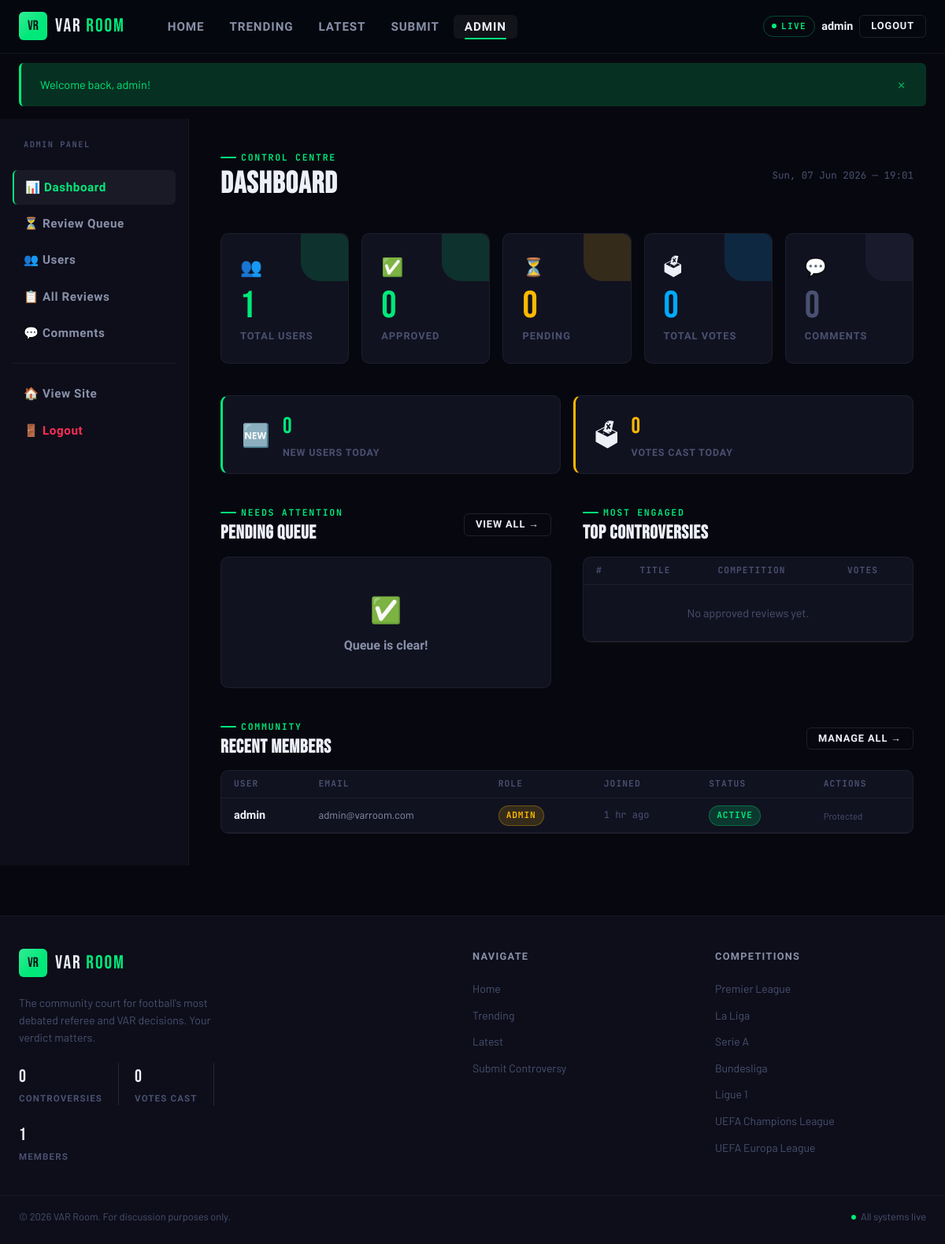
/admin/index.php (signed in), run on the app's committed database.
### tables this page shows
CREATE TABLE IF NOT EXISTS users (
    id            INT UNSIGNED AUTO_INCREMENT PRIMARY KEY,
    username      VARCHAR(50)  NOT NULL UNIQUE,
    email         VARCHAR(150) NOT NULL UNIQUE,
    password_hash VARCHAR(255) NOT NULL,
    avatar        VARCHAR(255) DEFAULT 'default_avatar.png',
    role          ENUM('user','moderator','admin') DEFAULT 'user',
    is_banned     TINYINT(1)   DEFAULT 0,
    created_at    TIMESTAMP    DEFAULT CURRENT_TIMESTAMP,
    last_login    TIMESTAMP    NULL
);

### config/db.php (called while the page is built, shortened)
<?php
function db(): PDO {
    static $pdo = null;
    if ($pdo === null) {
        $dsn     = "mysql:host=" . DB_HOST . ";dbname=" . DB_NAME . ";charset=" . DB_CHARSET;
        $options = [
            PDO::ATTR_ERRMODE            => PDO::ERRMODE_EXCEPTION,
            PDO::ATTR_DEFAULT_FETCH_MODE => PDO::FETCH_ASSOC,
            PDO::ATTR_EMULATE_PREPARES   => false,
        ];
        try {
            $pdo = new PDO($dsn, DB_USER, DB_PASS, $options);
        } catch (PDOException $e) {
            error_log('[VAR ROOM DB] ' . $e->getMessage());
            http_response_code(500);
            die(json_encode(['success' => false, 'error' => 'Database connection failed.']));
        }
    }
    return $pdo;
}
function db_fetch_all(string $sql, array $p = []): array {
    $s = db()->prepare($sql); $s->execute($p); return $s->fetchAll();
}

### admin/index.php (the view, shortened to what this page needs)
<?php
require_once __DIR__ . '/../config/db.php';
require_once __DIR__ . '/../includes/functions.php';
$pending = db_fetch_all("
    SELECT mr.*, u.username AS author
    FROM match_reviews mr
    JOIN users u ON mr.user_id = u.id
    WHERE mr.status = 'pending'
    ORDER BY mr.created_at DESC
    LIMIT 8
");
$recent_users = db_fetch_all("
    SELECT id, username, email, role, is_banned, created_at
    FROM users
    ORDER BY created_at DESC
    LIMIT 8
");
$top_reviews = db_fetch_all("
    SELECT mr.id, mr.title, mr.match_name, mr.competition,
           COUNT(v.id) AS total_votes,
           SUM(v.vote_type='correct') AS correct_votes,
           SUM(v.vote_type='wrong')   AS wrong_votes
    FROM match_reviews mr
    LEFT JOIN votes v ON mr.id = v.review_id
    WHERE mr.status = 'approved'
    GROUP BY mr.id
    ORDER BY total_votes DESC
    LIMIT 5
");
require_once __DIR__ . '/../includes/header.php';
?>
<div class="admin-layout">
  <aside class="admin-sidebar">
    <div style="font-family:var(--font-mono);font-size:.65rem;font-weight:700;letter-spacing:.14em;text-transform:uppercase;color:var(--text-muted);margin-bottom:var(--space-lg);padding-left:14px;">
      Admin Panel
    </div>
    <nav>
      <a href="<?= SITE_URL ?>/admin/index.php"    class="admin-nav-item active">📊 Dashboard</a>
      <a href="<?= SITE_URL ?>/admin/moderate.php" class="admin-nav-item">
        ⏳ Review Queue
      </a>
      <a href="<?= SITE_URL ?>/admin/users.php"    class="admin-nav-item">👥 Users</a>
      <a href="<?= SITE_URL ?>/admin/reviews.php"  class="admin-nav-item">📋 All Reviews</a>
      <a href="<?= SITE_URL ?>/admin/comments.php" class="admin-nav-item">💬 Comments</a>
      <div style="height:1px;background:var(--border-subtle);margin:var(--space-md) 0;"></div>
      <a href="<?= SITE_URL ?>/index.php"          class="admin-nav-item">🏠 View Site</a>
      <a href="<?= SITE_URL ?>/auth/logout.php"    class="admin-nav-item" style="color:var(--neon-red);">🚪 Logout</a>
    </nav>
  </aside>
  <main class="admin-main">
    <div style="display:flex;align-items:center;justify-content:space-between;margin-bottom:var(--space-xl);">
      <div>
        <div class="section-header__eyebrow">Control Centre</div>
        <h1 style="font-size:2.4rem;">Dashboard</h1>
      </div>
      <div style="font-family:var(--font-mono);font-size:.78rem;color:var(--text-muted);">
        <?= date('D, d M Y — H:i') ?>
      </div>
    </div>
    <div style="display:grid;grid-template-columns:repeat(5,1fr);gap:var(--space-md);margin-bottom:var(--space-xl);">
      <?php
      $stat_cards = [
        ['Total Users',     $stats['total_users'],     'var(--neon-green)',  '👥'],
        ['Approved',        $stats['approved_reviews'],'var(--neon-green)',  '✅'],
        ['Pending',         $stats['pending_reviews'], 'var(--neon-amber)',  '⏳'],
        ['Total Votes',     $stats['total_votes'],     'var(--neon-blue)',   '🗳'],
        ['Comments',        $stats['total_comments'],  'var(--text-muted)',  '💬'],
      ];
      foreach ($stat_cards as [$label, $value, $color, $icon]):
      ?>
      <div class="stat-card">
        <div class="stat-card__accent" style="background:<?= $color ?>;"></div>
        <div style="font-size:1.4rem;margin-bottom:var(--space-sm);"><?= $icon ?></div>
        <div class="stat-card__value" style="color:<?= $color ?>;"><?= number_format((int)$value) ?></div>
        <div class="stat-card__label"><?= e($label) ?></div>
      </div>
      <?php endforeach; ?>
    </div>
    <div style="display:grid;grid-template-columns:repeat(2,1fr);gap:var(--space-md);margin-bottom:var(--space-xl);">
      <div style="padding:var(--space-md) var(--space-lg);background:var(--bg-card);border:1px solid var(--border-subtle);border-left:3px solid var(--neon-green);border-radius:var(--radius-md);display:flex;align-items:center;gap:var(--space-md);">
        <div style="font-size:1.8rem;">🆕</div>
        <div>
          <div style="font-family:var(--font-display);font-size:1.8rem;color:var(--neon-green);"><?= (int)$stats['new_users_today'] ?></div>
          <div style="font-family:var(--font-condensed);font-size:.78rem;font-weight:700;letter-spacing:.07em;text-transform:uppercase;color:var(--text-muted);">New Users Today</div>
        </div>
      </div>
      <div style="padding:var(--space-md) var(--space-lg);background:var(--bg-card);border:1px solid var(--border-subtle);border-left:3px solid var(--neon-amber);border-radius:var(--radius-md);display:flex;align-items:center;gap:var(--space-md);">
        <div style="font-size:1.8rem;">🗳</div>
        <div>
          <div style="font-family:var(--font-display);font-size:1.8rem;color:var(--neon-amber);"><?= (int)$stats['votes_today'] ?></div>
          <div style="font-family:var(--font-condensed);font-size:.78rem;font-weight:700;letter-spacing:.07em;text-transform:uppercase;color:var(--text-muted);">Votes Cast Today</div>
        </div>
      </div>
    </div>
    <div style="display:grid;grid-template-columns:1fr 1fr;gap:var(--space-xl);margin-bottom:var(--space-xl);">
      <div>
        <div style="display:flex;align-items:center;justify-content:space-between;margin-bottom:var(--space-md);">
          <div>
            <div class="section-header__eyebrow">Needs Attention</div>
            <h3 style="font-size:1.5rem;">Pending Queue</h3>
          </div>
          <a href="<?= SITE_URL ?>/admin/moderate.php" class="btn btn--sm btn--ghost">View All →</a>
        </div>
        <?php if (empty($pending)): ?>
          <div style="padding:var(--space-xl);text-align:center;background:var(--bg-card);border:1px solid var(--border-subtle);border-radius:var(--radius-md);">
            <div style="font-size:2rem;margin-bottom:var(--space-sm);">✅</div>
            <div style="font-family:var(--font-condensed);font-weight:700;color:var(--text-secondary);">Queue is clear!</div>
          </div>
        <?php endif; ?>
      </div>
      <div>
        <div style="margin-bottom:var(--space-md);">
          <div class="section-header__eyebrow">Most Engaged</div>
          <h3 style="font-size:1.5rem;">Top Controversies</h3>
        </div>
        <div style="background:var(--bg-card);border:1px solid var(--border-subtle);border-radius:var(--radius-md);overflow:hidden;">
          <table class="data-table">
            <thead>
              <tr>
                <th>#</th>
                <th>Title</th>
                <th>Competition</th>
                <th>Votes</th>
              </tr>
            </thead>
            <tbody>
              <?php if (empty($top_reviews)): ?>
              <tr><td colspan="4" style="text-align:center;color:var(--text-muted);padding:var(--space-lg);">No approved reviews yet.</td></tr>
              <?php endif; ?>
            </tbody>
          </table>
        </div>
      </div>
    </div>
    <div>
      <div style="display:flex;align-items:center;justify-content:space-between;margin-bottom:var(--space-md);">
        <div>
          <div class="section-header__eyebrow">Community</div>
          <h3 style="font-size:1.5rem;">Recent Members</h3>
        </div>
        <a href="<?= SITE_URL ?>/admin/users.php" class="btn btn--sm btn--ghost">Manage All →</a>
      </div>
      <div style="background:var(--bg-card);border:1px solid var(--border-subtle);border-radius:var(--radius-md);overflow:hidden;">
        <table class="data-table">
          <thead>
            <tr>
              <th>User</th>
              <th>Email</th>
              <th>Role</th>
              <th>Joined</th>
              <th>Status</th>
              <th>Actions</th>
            </tr>
          </thead>
          <tbody>
            <?php foreach ($recent_users as $u): ?>
            <tr>
              <td>
                <div style="font-family:var(--font-condensed);font-size:.9rem;font-weight:700;color:var(--text-primary);">
                  <?= e($u['username']) ?>
                </div>
              </td>
              <td style="font-size:.82rem;"><?= e($u['email']) ?></td>
              <td>
                <?php
                $role_colors = ['admin'=>'badge--amber','moderator'=>'badge--green','user'=>'badge--gray'];
                $rc = $role_colors[$u['role']] ?? 'badge--gray';
                ?>
                <span class="badge <?= $rc ?>"><?= e(strtoupper($u['role'])) ?></span>
              </td>
              <td style="font-family:var(--font-mono);font-size:.75rem;color:var(--text-muted);">
                <?= time_ago($u['created_at']) ?>
              </td>
              <td>
                <?php if ((int)$u['is_banned']): ?>
                  <span class="badge badge--red">BANNED</span>
                <?php else: ?>
                  <span class="badge badge--green">ACTIVE</span>
                <?php endif; ?>
              </td>
              <td>
                <?php if ($u['username'] !== 'admin'): ?>
                <div style="display:flex;gap:4px;">
                  <?php if (!(int)$u['is_banned']): ?>
                  <a href="<?= SITE_URL ?>/admin/users.php?action=ban&id=<?= (int)$u['id'] ?>&token=<?= csrf_token() ?>"
                     class="btn btn--sm"
                     style="font-size:.68rem;padding:3px 8px;color:var(--neon-red);border-color:rgba(255,45,85,.3);"
                     onclick="return confirm('Ban user <?= e($u['username']) ?>?')">Ban</a>
                  <?php else: ?>
                  <a href="<?= SITE_URL ?>/admin/users.php?action=unban&id=<?= (int)$u['id'] ?>&token=<?= csrf_token() ?>"
                     class="btn btn--sm"
                     style="font-size:.68rem;padding:3px 8px;color:var(--neon-green);border-color:rgba(0,232,122,.3);"
                     onclick="return confirm('Unban user <?= e($u['username']) ?>?')">Unban</a>
                  <?php endif; ?>
                </div>
                <?php else: ?>
                  <span style="font-size:.72rem;color:var(--text-muted);">Protected</span>
                <?php endif; ?>
              </td>
            </tr>
            <?php endforeach; ?>
          </tbody>
        </table>
      </div>
    </div>
  </main>
</div>
<?php require_once __DIR__ . '/../includes/footer.php'; ?>

### data on the page
users: username "admin", email "admin@varroom.com", role "ADMIN", created_at "1 hr ago", is_banned "ACTIVE", shows "Protected"

### other printed values
current_username() "admin"
$msg "Welcome back, admin!"
$icon "👥"
$value "1"
$label "TOTAL USERS"
$icon "✅"
$value "0"
$label "APPROVED"
$icon "⏳"
$label "PENDING"
$icon "🗳"
$label "TOTAL VOTES"
$icon "💬"
$label "COMMENTS"
$stats['new_users_today'] "0"
